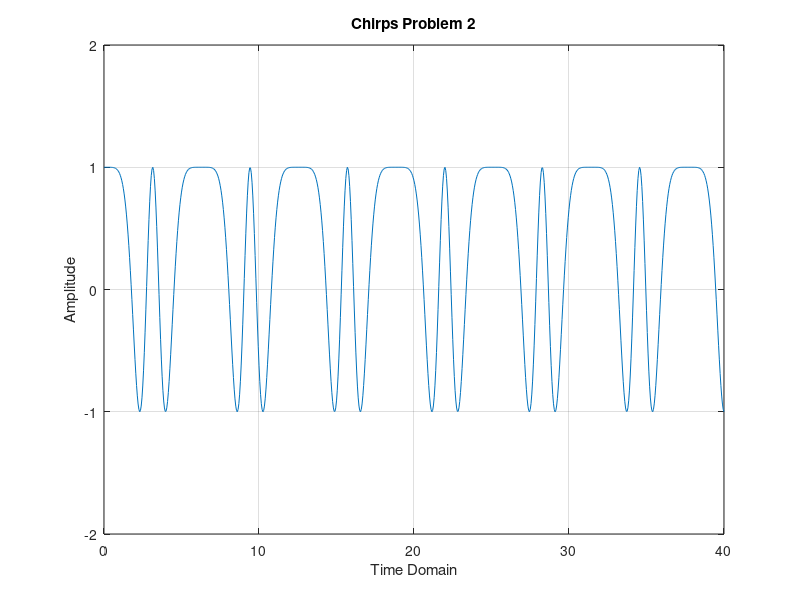

Here is the MATLAB script that generated this plot:
%*************************************************************
% Fowad Sohail
% Lab 2: Chirps Problem 2
% Reference: Signals and Systems with Matlab, Chaparro Luis F.
%**************************************************************

t = 0:0.05:40;
s = -2*sin(t);
x = 1 * cos(2*t+s);

figure(4);
plot(t,x)
title('Chirps Problem 2');
xlabel('Time Domain');
ylabel('Amplitude');
axis([0 40 -2 2])
grid

soundsc(x, 2000)
